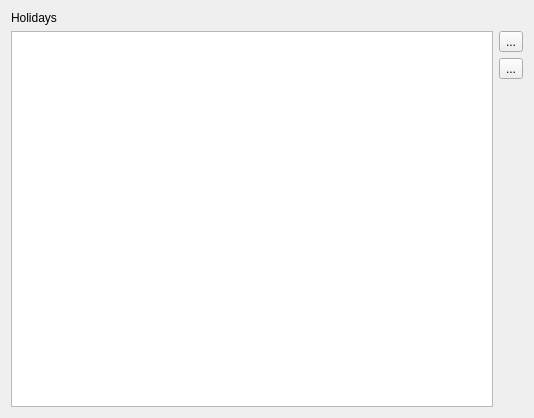
<?xml version="1.0" encoding="UTF-8"?>
<ui version="4.0">
 <class>Holidays</class>
 <widget class="QWidget" name="Holidays">
  <property name="geometry">
   <rect>
    <x>0</x>
    <y>0</y>
    <width>534</width>
    <height>418</height>
   </rect>
  </property>
  <property name="windowTitle">
   <string>Form</string>
  </property>
  <layout class="QVBoxLayout" name="verticalLayout_2">
   <item>
    <widget class="QLabel" name="label">
     <property name="text">
      <string>Holidays</string>
     </property>
    </widget>
   </item>
   <item>
    <layout class="QHBoxLayout" name="horizontalLayout">
     <item>
      <widget class="CustomQueryView" name="lstHolidays">
       <property name="sizePolicy">
        <sizepolicy hsizetype="Expanding" vsizetype="Expanding">
         <horstretch>0</horstretch>
         <verstretch>1</verstretch>
        </sizepolicy>
       </property>
      </widget>
     </item>
     <item>
      <layout class="QVBoxLayout" name="verticalLayout">
       <item>
        <widget class="QToolButton" name="cmdAddNew">
         <property name="text">
          <string>...</string>
         </property>
         <property name="icon">
          <iconset resource="rc.qrc">
           <normaloff>:/images/Icon_193.ico</normaloff>:/images/Icon_193.ico</iconset>
         </property>
        </widget>
       </item>
       <item>
        <widget class="QToolButton" name="cmdDelete">
         <property name="text">
          <string>...</string>
         </property>
         <property name="icon">
          <iconset resource="rc.qrc">
           <normaloff>:/images/Icon_136.ico</normaloff>:/images/Icon_136.ico</iconset>
         </property>
        </widget>
       </item>
       <item>
        <spacer name="verticalSpacer">
         <property name="orientation">
          <enum>Qt::Vertical</enum>
         </property>
         <property name="sizeHint" stdset="0">
          <size>
           <width>20</width>
           <height>40</height>
          </size>
         </property>
        </spacer>
       </item>
      </layout>
     </item>
    </layout>
   </item>
  </layout>
 </widget>
 <customwidgets>
  <customwidget>
   <class>CustomQueryView</class>
   <extends>QTreeView</extends>
   <header>customqueryview.h</header>
  </customwidget>
 </customwidgets>
 <resources>
  <include location="rc.qrc"/>
 </resources>
 <connections/>
</ui>
